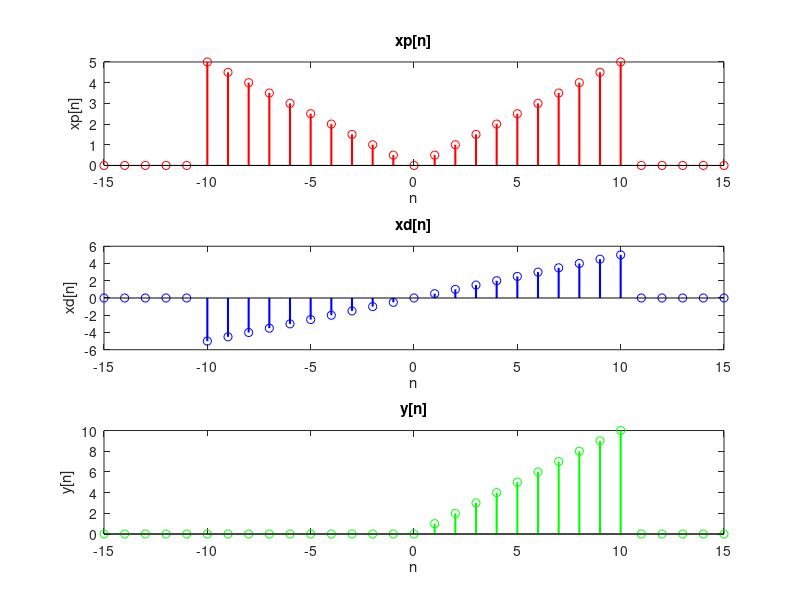

Write the MATLAB code that produced this figure.
% Genera il segnale x[n]
n = -15:15;
x = zeros(size(n));
i = (n>=0) & (n<=10);
x(i) = n(i);

% Creazione del vettore n+5
n_reverse = -n;

% Creazione del vettore x1
x1 = zeros(size(n_reverse));
i = (n_reverse >= 0) & (n_reverse <= 10);
x1(i) = n_reverse(i);

% xp
xp = (1/2) * (x+x1);

%xd
xd = (1/2) * (x-x1);

%y
y = xp+xd;

% Rappresenta graficamente i segnali
subplot(3,1,1);
stem(n, xp, 'r', 'LineWidth', 1.5);
title('xp[n]');
xlabel('n');
ylabel('xp[n]');

subplot(3,1,2);
stem(n, xd, 'b', 'LineWidth', 1.5);
title('xd[n]');
xlabel('n');
ylabel('xd[n]');

subplot(3,1,3);
stem(n, y, 'g', 'LineWidth', 1.5);
title('y[n]');
xlabel('n');
ylabel('y[n]');


